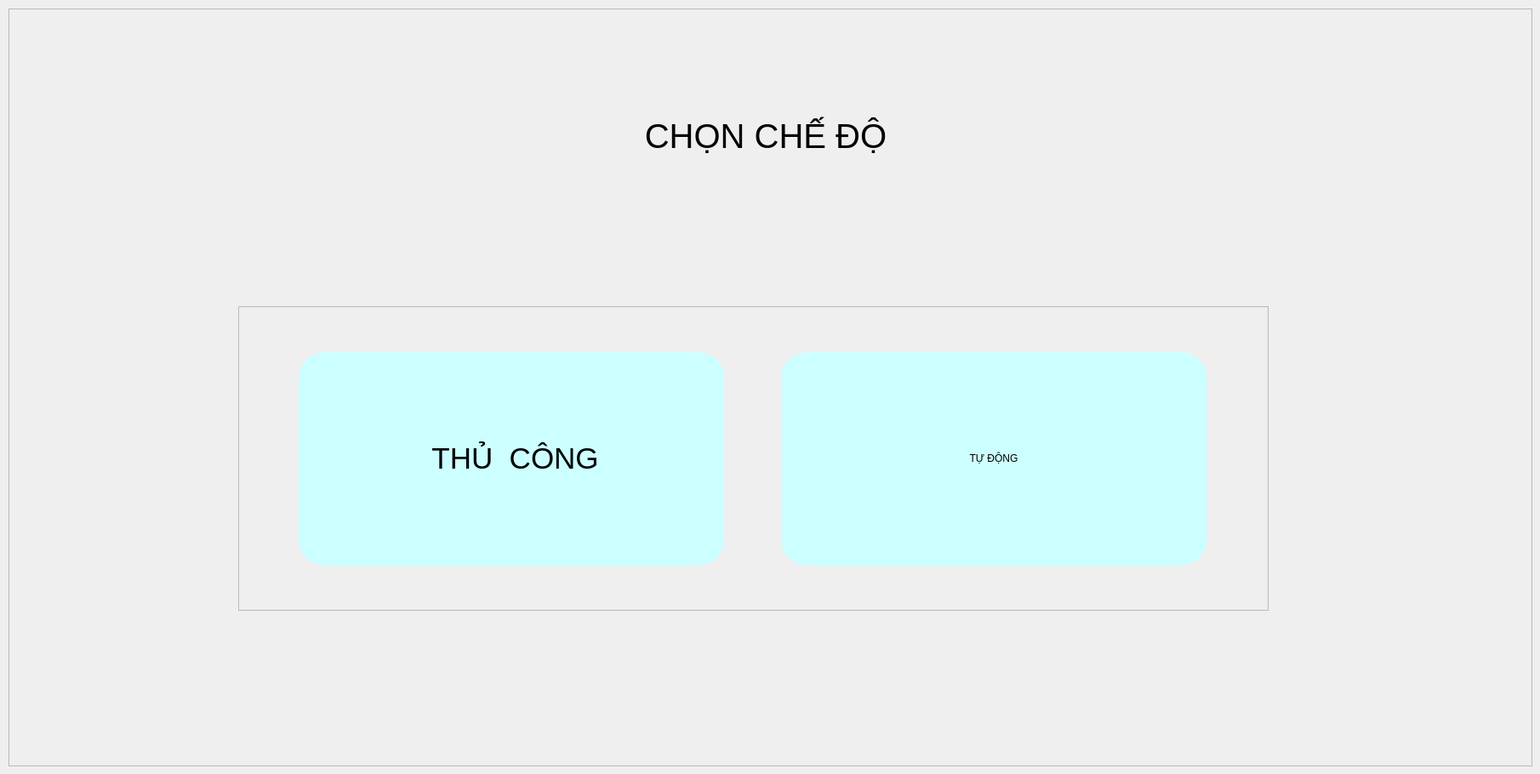
     <widget class="QWidget" name="page_graph">
      <widget class="QWidget" name="verticalLayoutWidget_2">
       <property name="geometry">
        <rect>
         <x>10</x>
         <y>10</y>
         <width>1791</width>
         <height>891</height>
        </rect>
       </property>
       <layout class="QVBoxLayout" name="Screen_graph">
        <property name="spacing">
         <number>0</number>
        </property>
        <item>
         <widget class="QFrame" name="frame_11">
          <property name="frameShape">
           <enum>QFrame::StyledPanel</enum>
          </property>
          <property name="frameShadow">
           <enum>QFrame::Raised</enum>
          </property>
          <widget class="QFrame" name="frame_10">
           <property name="geometry">
            <rect>
             <x>270</x>
             <y>350</y>
             <width>1211</width>
             <height>358</height>
            </rect>
           </property>
           <property name="minimumSize">
            <size>
             <width>1200</width>
             <height>358</height>
            </size>
           </property>
           <property name="maximumSize">
            <size>
             <width>12432324</width>
             <height>16777215</height>
            </size>
           </property>
           <property name="styleSheet">
            <string notr="true"/>
           </property>
           <property name="frameShape">
            <enum>QFrame::StyledPanel</enum>
           </property>
           <property name="frameShadow">
            <enum>QFrame::Raised</enum>
           </property>
           <layout class="QGridLayout" name="gridLayout_7">
            <item row="1" column="1">
             <widget class="QPushButton" name="Button_Auto_2">
              <property name="minimumSize">
               <size>
                <width>500</width>
                <height>250</height>
               </size>
              </property>
              <property name="maximumSize">
               <size>
                <width>500</width>
                <height>250</height>
               </size>
              </property>
              <property name="styleSheet">
               <string notr="true">QPushButton#Button_Auto_2{
    border-radius: 30px;
	font: 75 26pt &quot;MS Shell Dlg 2&quot;;
	border: 1px solid #CCFFFF;
	background-color: #CCFFFF;
	/*border: 3px solid rgb(0, 0, 255);*/

}
QPushButton#Button_Auto_2:pressed{
padding-left :2px;
padding-top :2px;
background-color:#0e71aa;
}

</string>
              </property>
              <property name="text">
               <string>TỰ ĐỘNG</string>
              </property>
              <property name="icon">
               <iconset>
                <normaloff>../../backup_robot_tieptan/letan_10062024/xoafont_auto.png</normaloff>../../backup_robot_tieptan/letan_10062024/xoafont_auto.png</iconset>
              </property>
              <property name="iconSize">
               <size>
                <width>160</width>
                <height>160</height>
               </size>
              </property>
             </widget>
            </item>
            <item row="1" column="0">
             <widget class="QPushButton" name="Button_Manu_2">
              <property name="minimumSize">
               <size>
                <width>500</width>
                <height>250</height>
               </size>
              </property>
              <property name="maximumSize">
               <size>
                <width>500</width>
                <height>250</height>
               </size>
              </property>
              <property name="font">
               <font>
                <family>MS Shell Dlg 2</family>
                <pointsize>26</pointsize>
                <weight>9</weight>
                <italic>false</italic>
                <bold>false</bold>
               </font>
              </property>
              <property name="styleSheet">
               <string notr="true">QPushButton#Button_Manu_2{
    border-radius: 30px;
	font: 75 26pt &quot;MS Shell Dlg 2&quot;;
	border: 1px solid #CCFFFF;
	background-color: #CCFFFF;
/*border: 3px solid rgb(0, 0, 255);*/

}

QPushButton#Button_Manu_2:pressed{
padding-left :2px;
padding-top :2px;

	background-color: #0e71aa;
}
QPushButton#Button_Manu_2:checked {
background-color: #0e71aa;

}
</string>
              </property>
              <property name="text">
               <string> THỦ  CÔNG</string>
              </property>
              <property name="icon">
               <iconset>
                <normaloff>../../backup_robot_tieptan/letan_10062024/xoafont_dieukhien.png</normaloff>../../backup_robot_tieptan/letan_10062024/xoafont_dieukhien.png</iconset>
              </property>
              <property name="iconSize">
               <size>
                <width>100</width>
                <height>100</height>
               </size>
              </property>
             </widget>
            </item>
           </layout>
          </widget>
          <widget class="QLabel" name="label_chonchedo">
           <property name="geometry">
            <rect>
             <x>630</x>
             <y>50</y>
             <width>520</width>
             <height>200</height>
            </rect>
           </property>
           <property name="maximumSize">
            <size>
             <width>800</width>
             <height>200</height>
            </size>
           </property>
           <property name="sizeIncrement">
            <size>
             <width>800</width>
             <height>200</height>
            </size>
           </property>
           <property name="font">
            <font>
             <pointsize>30</pointsize>
             <weight>50</weight>
             <bold>false</bold>
            </font>
           </property>
           <property name="styleSheet">
            <string notr="true"/>
           </property>
           <property name="text">
            <string>CHỌN CHẾ ĐỘ</string>
           </property>
           <property name="alignment">
            <set>Qt::AlignCenter</set>
           </property>
          </widget>
         </widget>
        </item>
       </layout>
      </widget>
     </widget>
